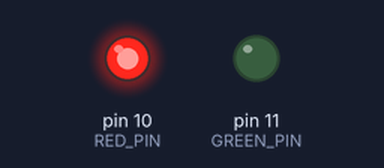
The sketch below on a simulated Arduino Uno, built with avr-gcc and run on an emulated ATmega328P. On the bench: output pins drawn as LEDs (lit = HIGH).

Above: at 0.1 s.
At 75.1 s:
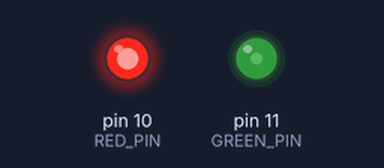
At 123.1 s:
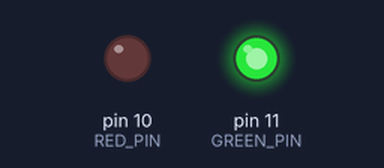
Timing chart, 0 to 124.6 s (numbered marks = the images above):
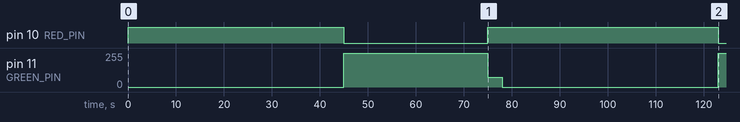

The sketch:

feu-tricolore.ino
```cpp
#define GREEN_PIN 11
#define RED_PIN 10

void setup() {
  pinMode(GREEN_PIN,OUTPUT);
  pinMode(RED_PIN,OUTPUT);
  digitalWrite(RED_PIN, HIGH);
  digitalWrite(GREEN_PIN, LOW);
}

void loop() {
  analogWrite(GREEN_PIN,0);
  analogWrite(RED_PIN,255);
  delay(45000);
  analogWrite(GREEN_PIN,255);
  analogWrite(RED_PIN,0);
  delay(30000);
  analogWrite(GREEN_PIN,75);
  analogWrite(RED_PIN,255);
  delay(3000);
}
```

Measured:
- by itself, pin 10 (RED_PIN): HIGH → LOW at 45.0 s, → HIGH 30.0 s later, → LOW 48.0 s later
- by itself, pin 11 (GREEN_PIN): 0/255 → 255/255 at 45.0 s, → 75/255 30.0 s later, → 0/255 3.0 s later, → 255/255 45.0 s later
